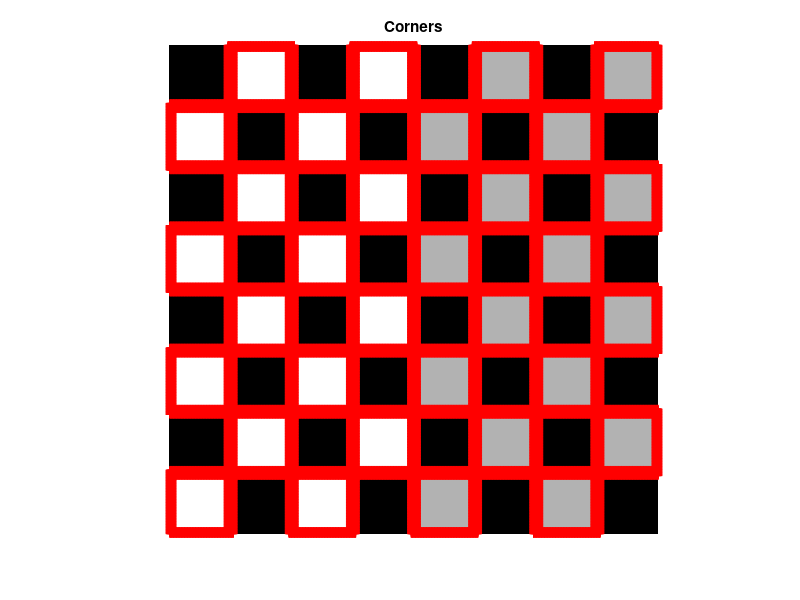

This figure's MATLAB source:
clc;
close all;
clear all;
%checkboardImage
check_img = im2uint8(checkerboard(100,4,4));

%imshow(check_img);

%params
sigma = 1.5;
thresh = 0.01;
radius = 0.04;

% Prewitt operator for gradient estimation
dx = [-1 0 1; -1 0 1; -1 0 1]; 	% horizontal gradient
dy = dx';                       % vertical gradient

% derivatives
Ix = conv2(check_img, double(dx), 'same');
Iy = conv2(check_img, double(dy), 'same');

% Gaussian filter of size 6*sigma (+/- 3sigma) and minimum size 1
% 'fix' rounds torward zero
g = fspecial('gaussian', max(1, fix(6*sigma)), sigma);

% Smoothed squared image derivatives
Ix2 = conv2(Ix.^2, g, 'same');
Iy2 = conv2(Iy.^2, g, 'same'); 
Ixy = conv2(Ix.*Iy, g, 'same');

% Harris measure.
k = 0.04;
%(det(M) - k*(trace(M)).^2)
cim = (Ix2.*Iy2 - Ixy.^2) - k*(Ix2 + Iy2).^2; 

[r,c] = find(cim);

figure, imshow(uint8(check_img));
hold on;  plot(c, r, 'r+'), axis equal, title('Corners');